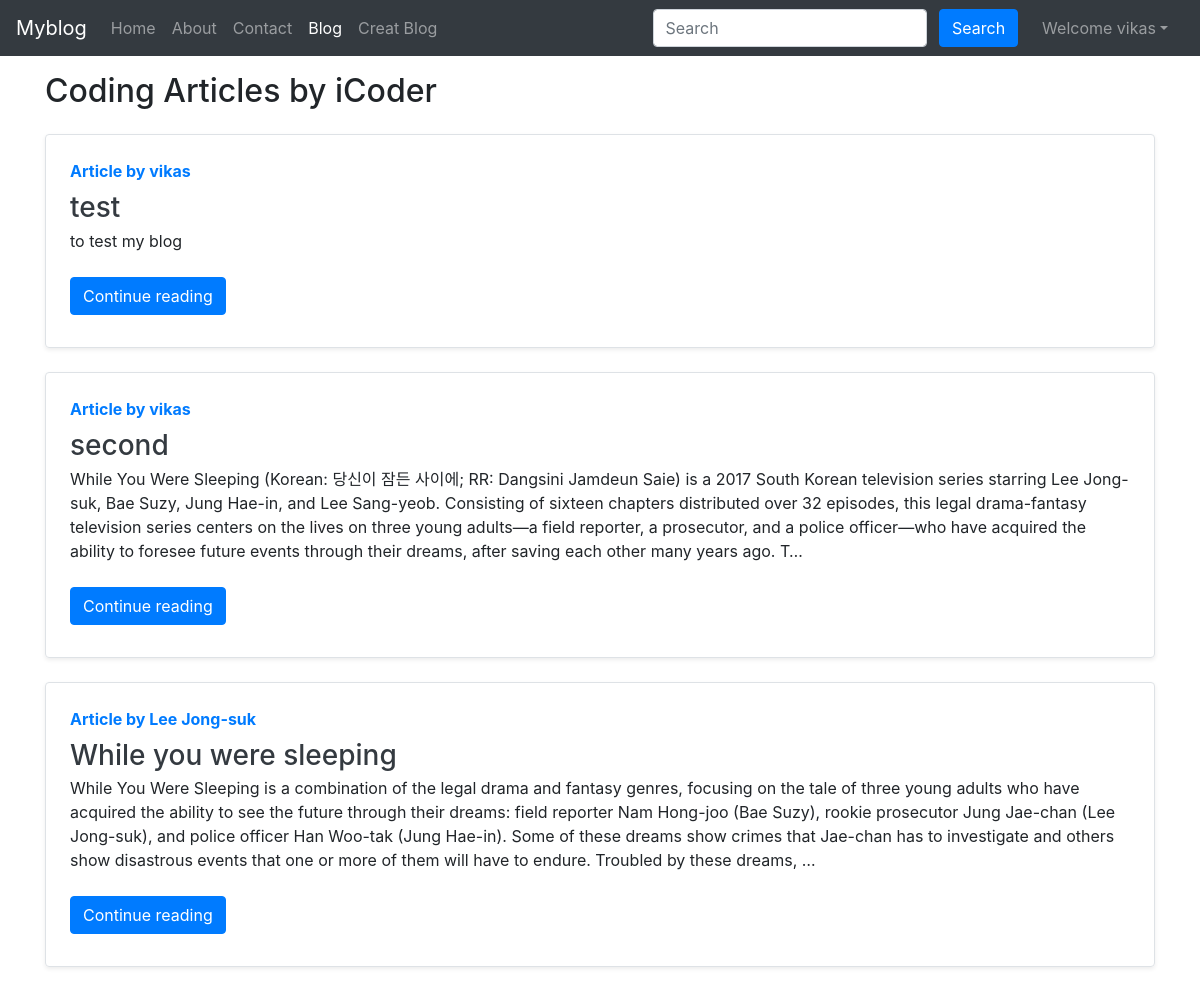
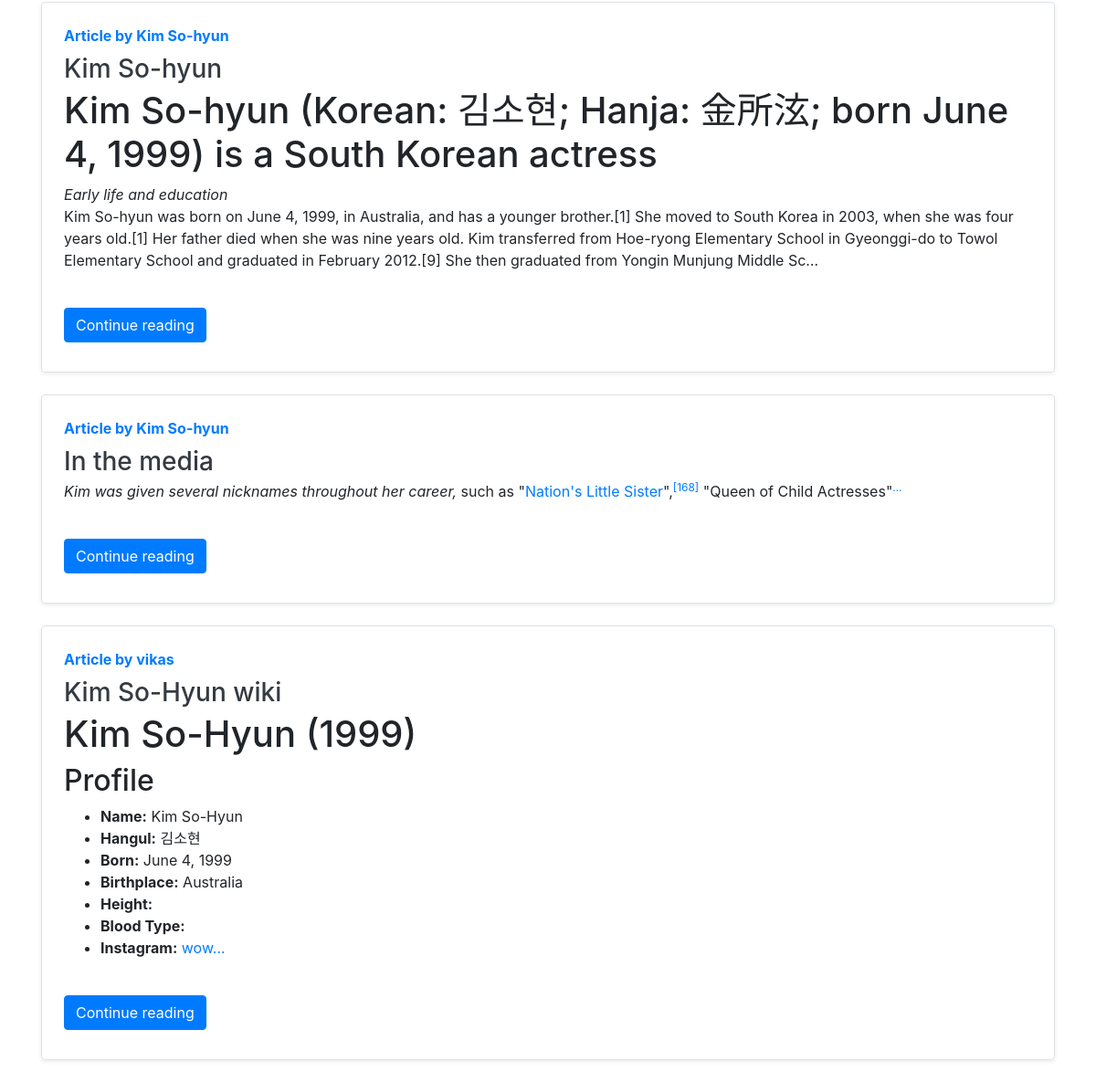
Page /blog/ (signed in) on the committed database (2 pictures, top to bottom).
### blog/models.py (models this page shows, shortened)
class Post(models.Model):
    sno=models.AutoField(primary_key=True)
    title=models.CharField(max_length=255)
    author=models.CharField(max_length=14)
    slug=models.CharField(max_length=130,blank=True, null=True)
    timestamp= models.DateTimeField(default=now)
    content=models.TextField()

### blog/views.py (the view)
# urls.py: path('', views.blogHome, name='blogHome'),
def blogHome(request):
    allPosts= Post.objects.all()
    context={'allPosts': allPosts}
    return render(request, "blog/blogHome.html", context)

### templates/blog/blogHome.html (shortened to what this page needs)
{% extends 'base.html' %}
{% block blogactive %} active {% endblock blogactive %}
{% block body %}
<div class="container my-3">
    <h2>Coding Articles by iCoder</h2>
    {% for post in allPosts  %}
    <div class="row no-gutters border rounded overflow-hidden flex-md-row mb-4 shadow-sm h-md-250 my-4 position-relative">
        <div class="col p-4 d-flex flex-column position-static">
            <strong class="d-inline-block mb-2 text-primary">Article  by {{post.author}}</strong>
            <h3 class="mb-0"><a class="text-dark" href="/blog/{{post.slug}}">{{post.title}} </a> </h3>
            <p class="card-text mb-auto"><div class="preview">{{post.content|safe| truncatechars:500}}</div></p>
            <div class="my-2">
            	<a href="/blog/{{post.slug}}" role="button" class="btn btn-primary">Continue reading</a>
            </div>
        </div>
        </div>
        {% endfor %}
    </div>
 {% endblock %}

### templates/base.html (shortened to what this page needs)
<!doctype html>
<html lang="en">
  <head>
    <link rel="stylesheet" href="https://stackpath.bootstrapcdn.com/bootstrap/4.5.2/css/bootstrap.min.css">
  </head>
  <body>
    <nav class="navbar navbar-expand-lg navbar-dark bg-dark">
        <a class="navbar-brand" href="/">Myblog</a>
        <div class="collapse navbar-collapse" id="navbarSupportedContent">
          <ul class="navbar-nav mr-auto">
            <li class="nav-item {% block homeactive %}  {% endblock homeactive %}">
              <a class="nav-link" href="/">Home <span class="sr-only">(current)</span></a>
            </li>
            <li class="nav-item {% block aboutactive %}  {% endblock aboutactive %}" >
              <a class="nav-link" href="/about">About</a>
            </li>
            <li class="nav-item {% block contactactive %}  {% endblock contactactive %} ">
              <a class="nav-link" href="/contact">Contact</a>
            </li>
            <li class="nav-item {% block blogactive %}  {% endblock blogactive %} ">
              <a class="nav-link" href="/blog">Blog</a>
            </li>
            {% if user.is_authenticated %}
            <li class="nav-item  {% block creatblogactive %}  {% endblock creatblogactive %}">
              <a class="nav-link" href="/blog/creatblog">Creat Blog</a>
            </li>
            {% endif %}
          </ul>
          <div class="ml-auto form-inline ">
          <form method="get" action="/search"class="my-2 my-lg-0 mx-3">
            <input class="form-control mr-sm-2" type="search" placeholder="Search" aria-label="Search" name="query" id="query">
            <button class="btn btn-primary my-2 my-sm-0 " type="submit">Search</button>
          </form>
{% if user.is_authenticated %}
<ul class="navbar-nav mr-2">
<li class="nav-item dropdown">
<a class="nav-link dropdown-toggle" href='#' id="navbarDropdown" role="button" data-toggle="dropdown"> Welcome {{request.user}}</a>
      </li>
      </ul>
      </div>
{% endif %}
        </div>
      </nav>
      {% block body %}  {% endblock body %}
  </body>
</html>

### rows in the picture
Post: author "vikas", title "test", content "to test my blog"
Post: author "vikas", title "second", content "While You Were Sleeping (Korean: 당신이 잠든 사이에; RR: Dangsini Jamdeun Saie) is a 2017 South Korean television series starring Lee Jong-suk, Bae Suzy, Jung Hae-in, and Lee Sang-yeob. Consisting of sixteen chapters distributed over 32 episodes, this legal drama-fantasy television series centers on the lives on three young adults—a field reporter, a prosecutor, and a police officer—who have acquired the ability to foresee future events through their dreams, after saving each other many years ago. T…"
Post: author "Lee Jong-suk", title "While you were sleeping", content "While You Were Sleeping is a combination of the legal drama and fantasy genres, focusing on the tale of three young adults who have acquired the ability to see the future through their dreams: field reporter Nam Hong-joo (Bae Suzy), rookie prosecutor Jung Jae-chan (Lee Jong-suk), and police officer Han Woo-tak (Jung Hae-in). Some of these dreams show crimes that Jae-chan has to investigate and others show disastrous events that one or more of them will have to endure. Troubled by these dreams, …"
Post: author "Kim So-hyun", title "Kim So-hyun", content "Kim So-hyun (Korean: 김소현; Hanja: 金所泫; born June 4, 1999) is a South Korean actress Early life and education Kim So-hyun was born on June 4, 1999, in Australia, and has a younger brother.[1] She moved to South Korea in 2003, when she was four years old.[1] Her father died when she was nine years old. Kim transferred from Hoe-ryong Elementary School in Gyeonggi-do to Towol Elementary School and graduated in February 2012.[9] She then graduated from Yongin Munjung Middle Sc…"
Post: author "Kim So-hyun", title "In the media", content "Kim was given several nicknames throughout her career, such as \" Nation's Little Sister \", [168] \"Queen of Child Actresses\" …"
Post: author "vikas", title "Kim So-Hyun wiki", content "Kim So-Hyun (1999) Profile Name: Kim So-Hyun Hangul: 김소현 Born: June 4, 1999 Birthplace: Australia Height: Blood Type: Instagram: wow…"

### other values in the picture
{{ request.user }} "vikas"
